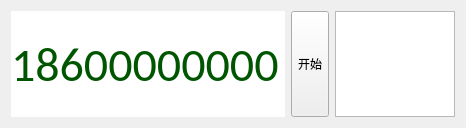
<?xml version="1.0" encoding="UTF-8"?>
<ui version="4.0">
 <class>DlgSelect</class>
 <widget class="QDialog" name="DlgSelect">
  <property name="geometry">
   <rect>
    <x>0</x>
    <y>0</y>
    <width>466</width>
    <height>128</height>
   </rect>
  </property>
  <property name="windowTitle">
   <string>抽奖</string>
  </property>
  <layout class="QHBoxLayout" name="horizontalLayout">
   <item>
    <widget class="QLabel" name="m_ctlDisplay">
     <property name="font">
      <font>
       <family>Calibri</family>
       <pointsize>36</pointsize>
       <weight>50</weight>
       <bold>false</bold>
      </font>
     </property>
     <property name="styleSheet">
      <string notr="true">background-color: rgb(255, 255, 255);
color: rgb(0, 85, 0);</string>
     </property>
     <property name="text">
      <string>18600000000</string>
     </property>
    </widget>
   </item>
   <item>
    <widget class="QToolButton" name="m_btnStart">
     <property name="sizePolicy">
      <sizepolicy hsizetype="Fixed" vsizetype="Expanding">
       <horstretch>0</horstretch>
       <verstretch>0</verstretch>
      </sizepolicy>
     </property>
     <property name="text">
      <string>开始</string>
     </property>
     <property name="icon">
      <iconset resource="../demo004.qrc">
       <normaloff>:/Demo004/Resources/play.png</normaloff>:/Demo004/Resources/play.png</iconset>
     </property>
     <property name="iconSize">
      <size>
       <width>24</width>
       <height>24</height>
      </size>
     </property>
    </widget>
   </item>
   <item>
    <widget class="QListWidget" name="m_lstResult">
     <property name="sizePolicy">
      <sizepolicy hsizetype="Preferred" vsizetype="Expanding">
       <horstretch>0</horstretch>
       <verstretch>0</verstretch>
      </sizepolicy>
     </property>
     <property name="maximumSize">
      <size>
       <width>120</width>
       <height>16777215</height>
      </size>
     </property>
    </widget>
   </item>
  </layout>
 </widget>
 <layoutdefault spacing="6" margin="11"/>
 <resources>
  <include location="../demo004.qrc"/>
 </resources>
 <connections/>
</ui>
